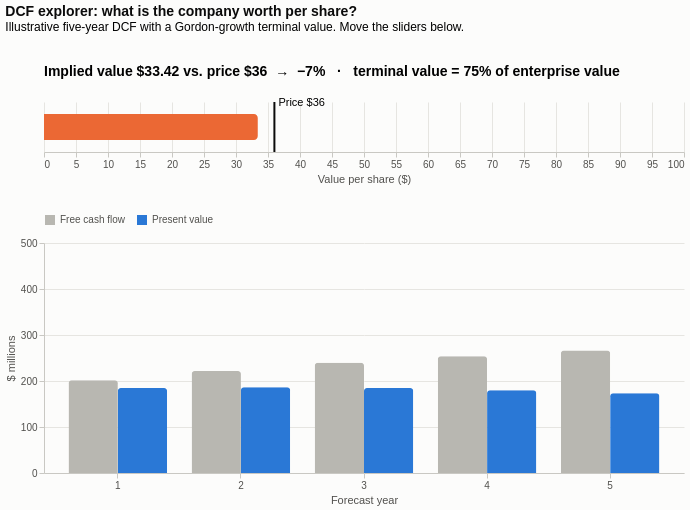

The code cell stored with this chart in its notebook:
### Markdown cell above
### Plot

### Code cell
wacc = alt.param(name="wacc", value=0.09, bind=alt.binding_range(min=0.06, max=0.14, step=0.0025, name="WACC "))
tg = alt.param(name="tg", value=0.025, bind=alt.binding_range(min=0.0, max=0.04, step=0.0025, name="Terminal growth "))
margin = alt.param(name="margin", value=0.18, bind=alt.binding_range(min=0.10, max=0.30, step=0.01, name="FCF margin "))

flows = (alt.Chart(plan)
         .transform_calculate(fcf="datum.revenue * margin")
         .transform_calculate(pv="datum.fcf / pow(1 + wacc, datum.year)",
                              tv_pv="datum.year == 5 ? datum.fcf * (1 + tg) / (wacc - tg) / pow(1 + wacc, 5) : 0"))

value = (flows
         .transform_aggregate(pv_sum="sum(pv)", tv="sum(tv_pv)")
         .transform_calculate(ok="wacc > tg + 0.005")
         .transform_calculate(per_share=f"datum.ok ? (datum.pv_sum + datum.tv - {net_debt}) / {shares} : null",
                              tv_share="datum.tv / (datum.pv_sum + datum.tv)")
         .transform_calculate(upside=f"datum.per_share / {price} - 1",
                              label=f"datum.ok ? 'Implied value $' + format(datum.per_share, '.2f') + ' vs. price ${price:.0f}  →  '"
                                    " + format(datum.per_share / " + str(price) + " - 1, '+.0%')"
                                    " + '   ·   terminal value = ' + format(datum.tv_share, '.0%') + ' of enterprise value'"
                                    " : 'WACC must exceed terminal growth'"))
xv = alt.X("per_share:Q", title="Value per share ($)", scale=alt.Scale(domain=[0, 100]))
value_chart = alt.layer(
    value.mark_bar(height=26, cornerRadiusEnd=4).encode(
        x=xv, color=alt.condition("datum.upside >= 0", alt.value(PALETTE[0]), alt.value(PALETTE[1])),
        tooltip=[alt.Tooltip("per_share:Q", format="$.2f"), alt.Tooltip("upside:Q", format="+.0%")]),
    alt.Chart(pd.DataFrame({"p": [price]})).mark_rule(color="#0b0b0b", strokeWidth=2).encode(
        x=alt.X("p:Q", scale=alt.Scale(domain=[0, 100]))),
    alt.Chart(pd.DataFrame({"p": [price]})).mark_text(align="left", dx=4, dy=-24, fontSize=11).encode(
        x=alt.X("p:Q", scale=alt.Scale(domain=[0, 100])), text=alt.value(f"Price ${price:.0f}")),
    value.mark_text(align="left", fontSize=14, fontWeight="bold").encode(
        x=alt.value(0), y=alt.value(-30), text="label:N"),
).properties(width=640, height=50)

bars = (flows
        .transform_fold(["fcf", "pv"], as_=["kind", "amount"])
        .transform_calculate(kind="datum.kind == 'fcf' ? 'Free cash flow' : 'Present value'")
        .mark_bar(cornerRadiusEnd=3)
        .encode(x=alt.X("year:O", title="Forecast year", axis=alt.Axis(labelAngle=0)),
                xOffset=alt.XOffset("kind:N", sort=["Free cash flow", "Present value"]),
                y=alt.Y("amount:Q", title="$ millions", scale=alt.Scale(domain=[0, 500])),
                color=alt.Color("kind:N", title=None, sort=["Free cash flow", "Present value"],
                                scale=alt.Scale(range=["#b8b7b1", PALETTE[0]]),
                                legend=alt.Legend(orient="top", direction="horizontal")),
                tooltip=["year:O", "kind:N", alt.Tooltip("amount:Q", format=",.0f")])
        .properties(width=640, height=230))

chart = (
    alt.vconcat(value_chart, bars, spacing=30)
    .resolve_scale(color="independent")
    .resolve_legend(color="independent")
    .add_params(wacc, tg, margin)
    .properties(title=alt.Title("DCF explorer: what is the company worth per share?", subtitle=[
        "Illustrative five-year DCF with a Gordon-growth terminal value. Move the sliders below.", " ", " "]))
)
chart

### Figure 1 — Vega-Lite specification as saved in the notebook (floating-point values rounded to 4 significant figures)
{"config": {"background": "#fcfcfb", "view": {"stroke": null}, "range": {"category": ["#2a78d6", "#eb6834", "#1baf7a", "#eda100", "#e87ba4", "#008300", "#6250d6", "#e34948"]}, "font": "Helvetica, Arial, sans-serif", "title": {"anchor": "start", "fontSize": 14, "color": "#0b0b0b"}, "axis": {"gridColor": "#e6e5e1", "domainColor": "#c9c8c3", "tickColor": "#c9c8c3", "labelColor": "#52514e", "titleColor": "#52514e", "titleFontWeight": "normal"}, "legend": {"labelColor": "#52514e", "titleColor": "#52514e"}}, "vconcat": [{"layer": [{"data": {"name": "data-2df07b92139ca5ed999c053e9b6c191c"}, "mark": {"type": "bar", "cornerRadiusEnd": 4, "height": 26}, "encoding": {"color": {"condition": {"test": "datum.upside >= 0", "value": "#2a78d6"}, "value": "#eb6834"}, "tooltip": [{"field": "per_share", "format": "$.2f", "type": "quantitative"}, {"field": "upside", "format": "+.0%", "type": "quantitative"}], "x": {"field": "per_share", "scale": {"domain": [0, 100]}, "title": "Value per share ($)", "type": "quantitative"}}, "transform": [{"calculate": "datum.revenue * margin", "as": "fcf"}, {"calculate": "datum.fcf / pow(1 + wacc, datum.year)", "as": "pv"}, {"calculate": "datum.year == 5 ? datum.fcf * (1 + tg) / (wacc - tg) / pow(1 + wacc, 5) : 0", "as": "tv_pv"}, {"aggregate": [{"op": "sum", "field": "pv", "as": "pv_sum"}, {"op": "sum", "field": "tv_pv", "as": "tv"}]}, {"calculate": "wacc > tg + 0.005", "as": "ok"}, {"calculate": "datum.ok ? (datum.pv_sum + datum.tv - 300.0) / 100.0 : null", "as": "per_share"}, {"calculate": "datum.tv / (datum.pv_sum + datum.tv)", "as": "tv_share"}, {"calculate": "datum.per_share / 36.0 - 1", "as": "upside"}, {"calculate": "datum.ok ? 'Implied value $' + format(datum.per_share, '.2f') + ' vs. price $36  →  ' + format(datum.per_share / 36.0 - 1, '+.0%') + '   ·   terminal value = ' + format(datum.tv_share, '.0%') + ' of enterprise value' : 'WACC must exceed terminal growth'", "as": "label"}]}, {"data": {"name": "data-db31e21f6544d5a98b63bbe7710cfecd"}, "mark": {"type": "rule", "color": "#0b0b0b", "strokeWidth": 2}, "encoding": {"x": {"field": "p", "scale": {"domain": [0, 100]}, "type": "quantitative"}}}, {"data": {"name": "data-db31e21f6544d5a98b63bbe7710cfecd"}, "mark": {"type": "text", "align": "left", "dx": 4, "dy": -24, "fontSize": 11}, "encoding": {"text": {"value": "Price $36"}, "x": {"field": "p", "scale": {"domain": [0, 100]}, "type": "quantitative"}}}, {"data": {"name": "data-2df07b92139ca5ed999c053e9b6c191c"}, "mark": {"type": "text", "align": "left", "fontSize": 14, "fontWeight": "bold"}, "encoding": {"text": {"field": "label", "type": "nominal"}, "x": {"value": 0}, "y": {"value": -30}}, "transform": [{"calculate": "datum.revenue * margin", "as": "fcf"}, {"calculate": "datum.fcf / pow(1 + wacc, datum.year)", "as": "pv"}, {"calculate": "datum.year == 5 ? datum.fcf * (1 + tg) / (wacc - tg) / pow(1 + wacc, 5) : 0", "as": "tv_pv"}, {"aggregate": [{"op": "sum", "field": "pv", "as": "pv_sum"}, {"op": "sum", "field": "tv_pv", "as": "tv"}]}, {"calculate": "wacc > tg + 0.005", "as": "ok"}, {"calculate": "datum.ok ? (datum.pv_sum + datum.tv - 300.0) / 100.0 : null", "as": "per_share"}, {"calculate": "datum.tv / (datum.pv_sum + datum.tv)", "as": "tv_share"}, {"calculate": "datum.per_share / 36.0 - 1", "as": "upside"}, {"calculate": "datum.ok ? 'Implied value $' + format(datum.per_share, '.2f') + ' vs. price $36  →  ' + format(datum.per_share / 36.0 - 1, '+.0%') + '   ·   terminal value = ' + format(datum.tv_share, '.0%') + ' of enterprise value' : 'WACC must exceed terminal growth'", "as": "label"}]}], "height": 50, "width": 640}, {"data": {"name": "data-2df07b92139ca5ed999c053e9b6c191c"}, "mark": {"type": "bar", "cornerRadiusEnd": 3}, "encoding": {"color": {"field": "kind", "legend": {"direction": "horizontal", "orient": "top"}, "scale": {"range": ["#b8b7b1", "#2a78d6"]}, "sort": ["Free cash flow", "Present value"], "title": null, "type": "nominal"}, "tooltip": [{"field": "year", "type": "ordinal"}, {"field": "kind", "type": "nominal"}, {"field": "amount", "format": ",.0f", "type": "quantitative"}], "x": {"axis": {"labelAngle": 0}, "field": "year", "title": "Forecast year", "type": "ordinal"}, "xOffset": {"field": "kind", "sort": ["Free cash flow", "Present value"], "type": "nominal"}, "y": {"field": "amount", "scale": {"domain": [0, 500]}, "title": "$ millions", "type": "quantitative"}}, "height": 230, "transform": [{"calculate": "datum.revenue * margin", "as": "fcf"}, {"calculate": "datum.fcf / pow(1 + wacc, datum.year)", "as": "pv"}, {"calculate": "datum.year == 5 ? datum.fcf * (1 + tg) / (wacc - tg) / pow(1 + wacc, 5) : 0", "as": "tv_pv"}, {"fold": ["fcf", "pv"], "as": ["kind", "amount"]}, {"calculate": "datum.kind == 'fcf' ? 'Free cash flow' : 'Present value'", "as": "kind"}], "width": 640}], "params": [{"name": "wacc", "bind": {"input": "range", "max": 0.14, "min": 0.06, "name": "WACC ", "step": 0.0025}, "value": 0.09}, {"name": "tg", "bind": {"input": "range", "max": 0.04, "min": 0.0, "name": "Terminal growth ", "step": 0.0025}, "value": 0.025}, {"name": "margin", "bind": {"input": "range", "max": 0.3, "min": 0.1, "name": "FCF margin ", "step": 0.01}, "value": 0.18}], "resolve": {"legend": {"color": "independent"}, "scale": {"color": "independent"}}, "spacing": 30, "title": {"text": "DCF explorer: what is the company worth per share?", "subtitle": ["Illustrative five-year DCF with a Gordon-growth terminal value. Move the sliders below.", " ", " "]}, "$schema": "https://vega.github.io/schema/vega-lite/v6.4.1.json", "datasets": {"data-2df07b92139ca5ed999c053e9b6c191c": [{"year": 1, "growth": 0.12, "revenue": 1120.0}, {"year": 2, "growth": 0.1, "revenue": 1232.0}, {"year": 3, "growth": 0.08, "revenue": 1331.0}, {"year": 4, "growth": 0.06, "revenue": 1410.0}, {"year": 5, "growth": 0.05, "revenue": 1481.0}], "data-db31e21f6544d5a98b63bbe7710cfecd": [{"p": 36.0}]}}
